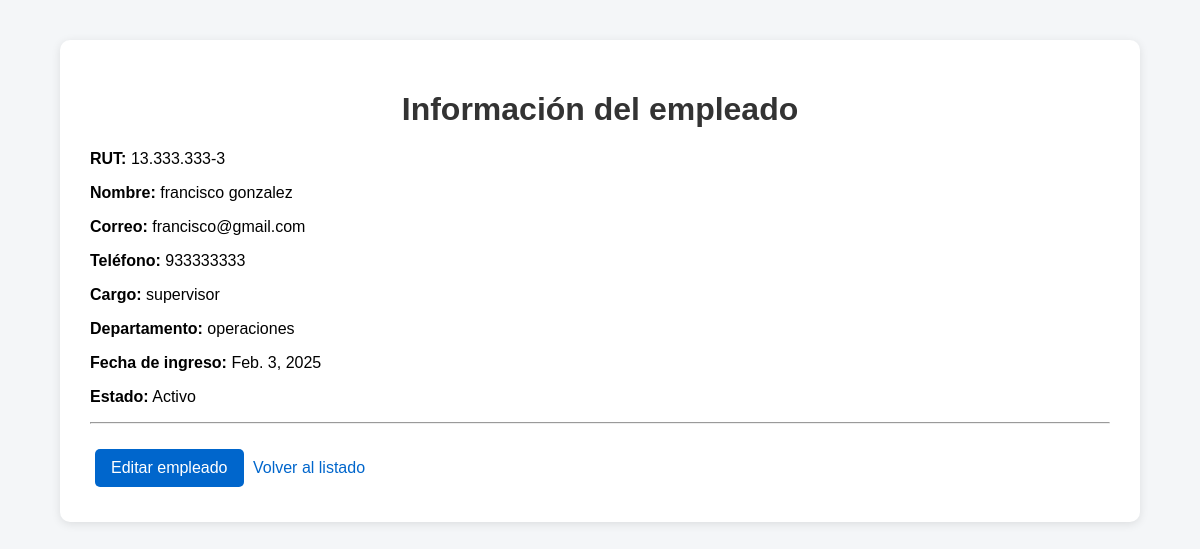
The page /personal/empleados/3/ (signed in) on the database its author committed.
### personal/models.py (models this page shows, shortened)
class Empleado(models.Model):
    ESTADOS = [
        ('Activo', 'Activo'),
        ('Inactivo', 'Inactivo'),
    ]
    rut = models.CharField(
        max_length=12,
        unique=True
    )
    nombre = models.CharField(
        max_length=100
    )
    apellido = models.CharField(
        max_length=100
    )
    correo = models.EmailField()
    telefono = models.CharField(
        max_length=20
    )
    fecha_ingreso = models.DateField()
    cargo = models.ForeignKey(
        Cargo,
        on_delete=models.PROTECT
    )
    departamento = models.ForeignKey(
        Departamento,
        on_delete=models.PROTECT
    )
    estado = models.CharField(
        max_length=10,
        choices=ESTADOS,
        default='Activo'
    )

class Cargo(models.Model):
    nombre = models.CharField(max_length=100)
    descripcion = models.TextField(blank=True)
    def __str__(self):
        return self.nombre

class Departamento(models.Model):
    nombre = models.CharField(max_length=100)
    descripcion = models.TextField(blank=True)
    def __str__(self):
        return self.nombre

### personal/views.py (the view)
@login_required
def detalle_empleado(request, empleado_id):
    empleado = get_object_or_404(
        Empleado,
        id=empleado_id
    )
    return render(
        request,
        'personal/detalle_empleado.html',
        {
            'empleado': empleado
        }
    )

### personal/templates/personal/detalle_empleado.html (shortened to what this page needs)
{% load static %}
<!DOCTYPE html>
<html lang="es">
<head>
    <link rel="stylesheet"
          href="{% static 'personal/estilos.css' %}">
</head>
<body>
<div class="contenedor">
    <h1>Información del empleado</h1>
    <p>
        <strong>RUT:</strong>
        {{ empleado.rut }}
    </p>
    <p>
        <strong>Nombre:</strong>
        {{ empleado.nombre }}
        {{ empleado.apellido }}
    </p>
    <p>
        <strong>Correo:</strong>
        {{ empleado.correo }}
    </p>
    <p>
        <strong>Teléfono:</strong>
        {{ empleado.telefono }}
    </p>
    <p>
        <strong>Cargo:</strong>
        {{ empleado.cargo }}
    </p>
    <p>
        <strong>Departamento:</strong>
        {{ empleado.departamento }}
    </p>
    <p>
        <strong>Fecha de ingreso:</strong>
        {{ empleado.fecha_ingreso }}
    </p>
    <p>
        <strong>Estado:</strong>
        {{ empleado.estado }}
    </p>
    <hr>
    <div class="acciones">
        <a class="boton"
           href="{% url 'editar_empleado' empleado.id %}">
            Editar empleado
        </a>
        <a href="{% url 'lista_empleados' %}">
            Volver al listado
        </a>
    </div>
</div>
</body>
</html>

### personal/static/personal/estilos.css (style rules this page uses)
body { font-family: Arial, sans-serif; background-color: #f4f6f8; margin: 0; padding: 0; }
.contenedor { width: 85%; max-width: 1100px; margin: 40px auto; background-color: white; padding: 30px; border-radius: 10px; box-shadow: 0 2px 10px rgba(0, 0, 0, 0.1); }
h1 { text-align: center; color: #333; }
a { color: #0066cc; text-decoration: none; }
.boton { display: inline-block; padding: 10px 16px; margin: 5px; background-color: #0066cc; color: white; text-decoration: none; border-radius: 5px; border: none; cursor: pointer; }
.acciones { margin-top: 20px; }

### rows shown on the page
Empleado: rut "13.333.333-3", nombre "francisco", apellido "gonzalez", correo "francisco@gmail.com", telefono "933333333", cargo "supervisor", departamento "operaciones", fecha_ingreso "Feb. 3, 2025", estado "Activo"
